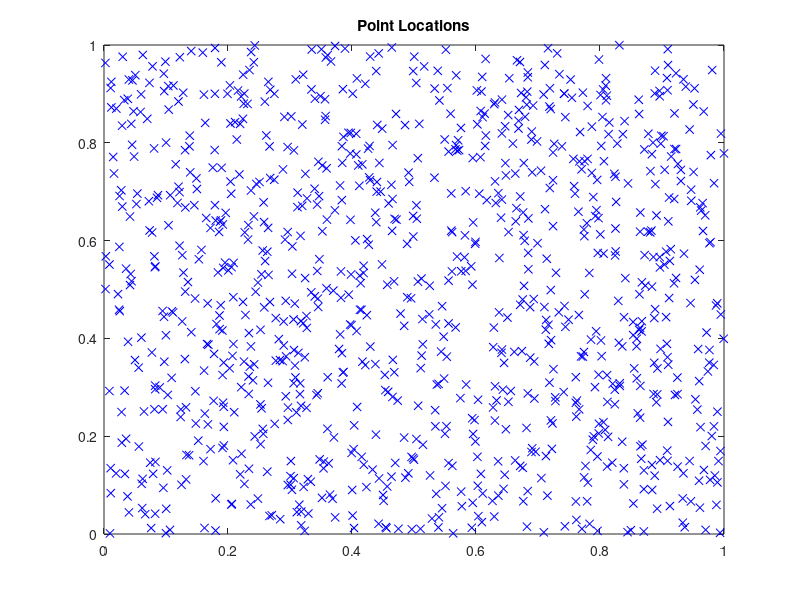
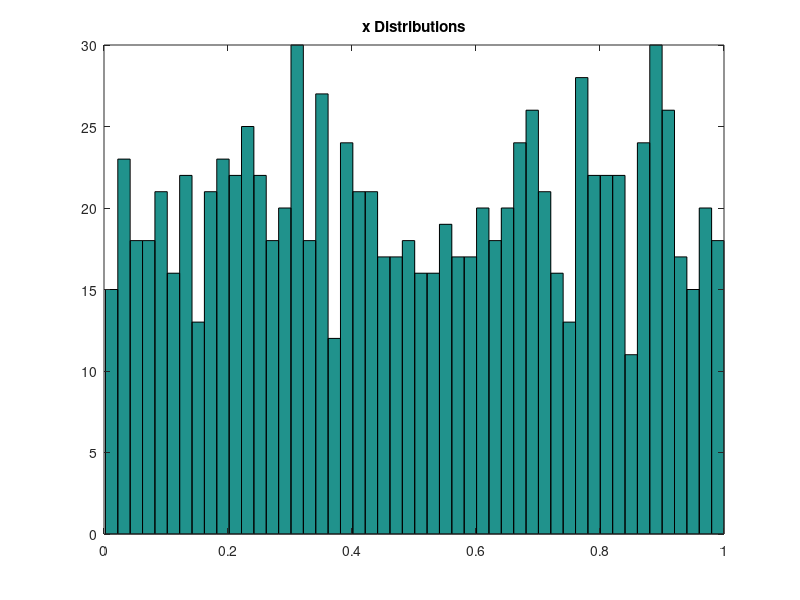
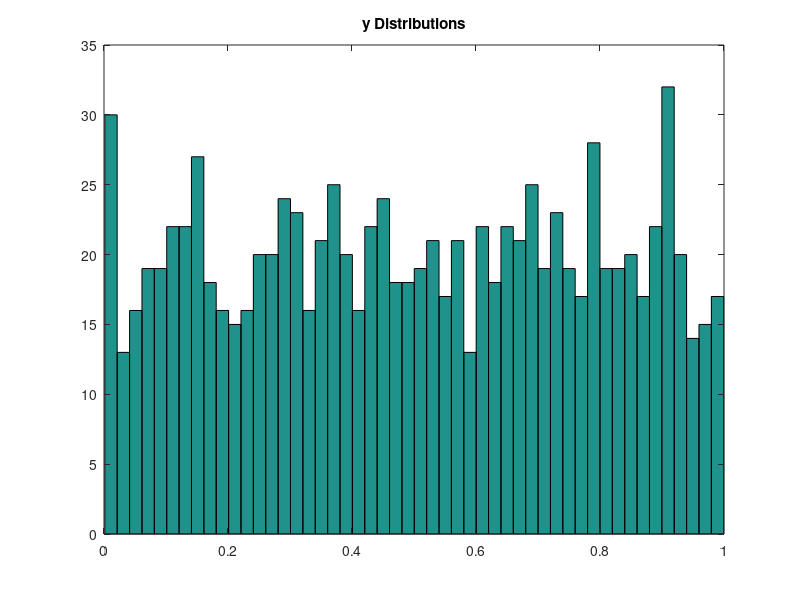

The MATLAB source for these figures, in order: (Note: this script raises an error after producing the figures.)
clc
clear
close all
x=rand(1,1000);
y=rand(1,1000);
plot(x,y,'bx'),title('Point Locations')
% part a
figure,hist(x,50),title('x Distributions');
figure,hist(y,50),title('y Distributions');
figure,histogram2(x,y,50),title('joint x&y Distributions')
% Part b
zb=x+y;
figure,hist(zb,100),title('Distribution of z=x+y')
% Part c
zc=x.*y;
figure,hist(zc,100),title('Distribution of z=x*y')
% Part d
zd=x./y;
figure,hist(zd,100),axis([0 30 0 850]),title('Distribution of z=x/y')
